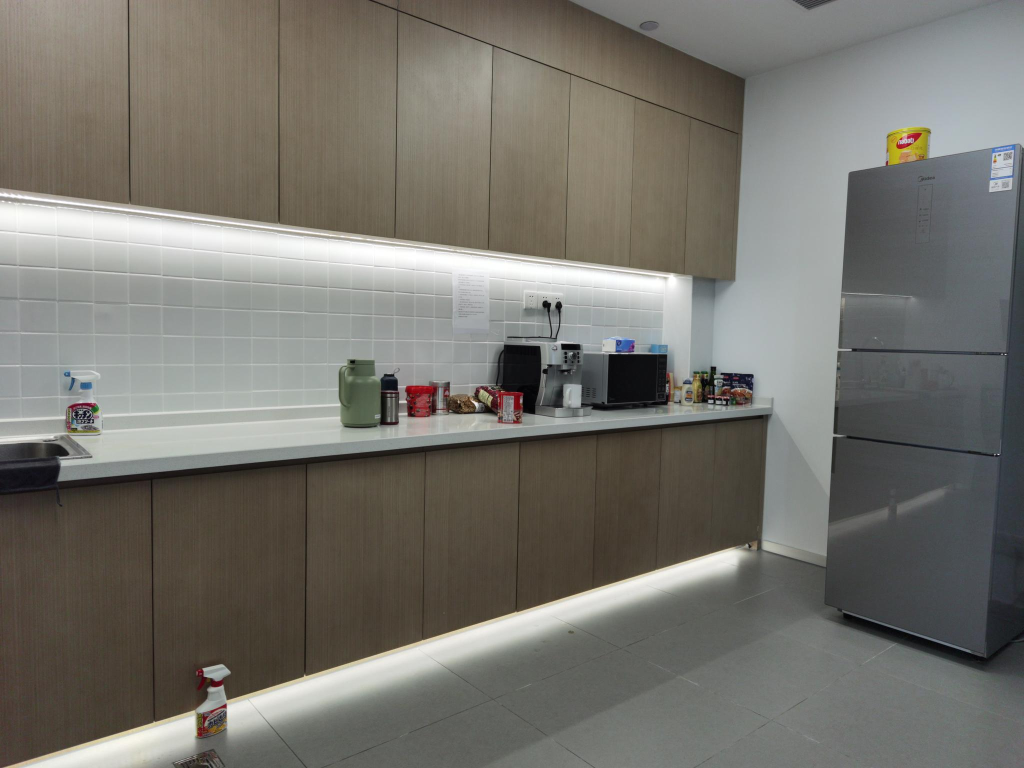
#> input picture test_data/test_4/test_031.jpg, 2048 x 1536 px, found by its file name (shown at 1/2 size)
$ python min_image.py
#> lines starting #> are read from the running program, lines starting #| are printed output that depends on the picture
from PIL import Image

# Open the original image
img_name = "test_031.jpg"
image_path = 'test_data/test_1/'+img_name  # Replace with your image path
image = Image.open(image_path)
#> image is the input picture: PIL image 2048x1536 RGB; mean R, G, B 117.6, 115.5, 108.9

# Calculate the new dimensions
new_width = image.width // 4
#> new_width = 512
new_height = image.height // 4
#> new_height = 384

# Resize the image
smaller_image = image.resize((new_width, new_height), Image.LANCZOS)
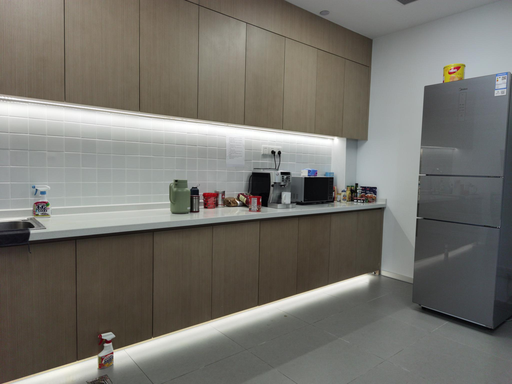
#> smaller_image: PIL image 512x384 RGB; mean R, G, B 117.6, 115.5, 108.9

# Show the smaller image
smaller_image.show()

# Or save the smaller image
smaller_image.save('test_data/test_4/'+img_name)

$ run again, with test_data/test_4/test_002.jpg copied over test_data/test_4/test_031.jpg
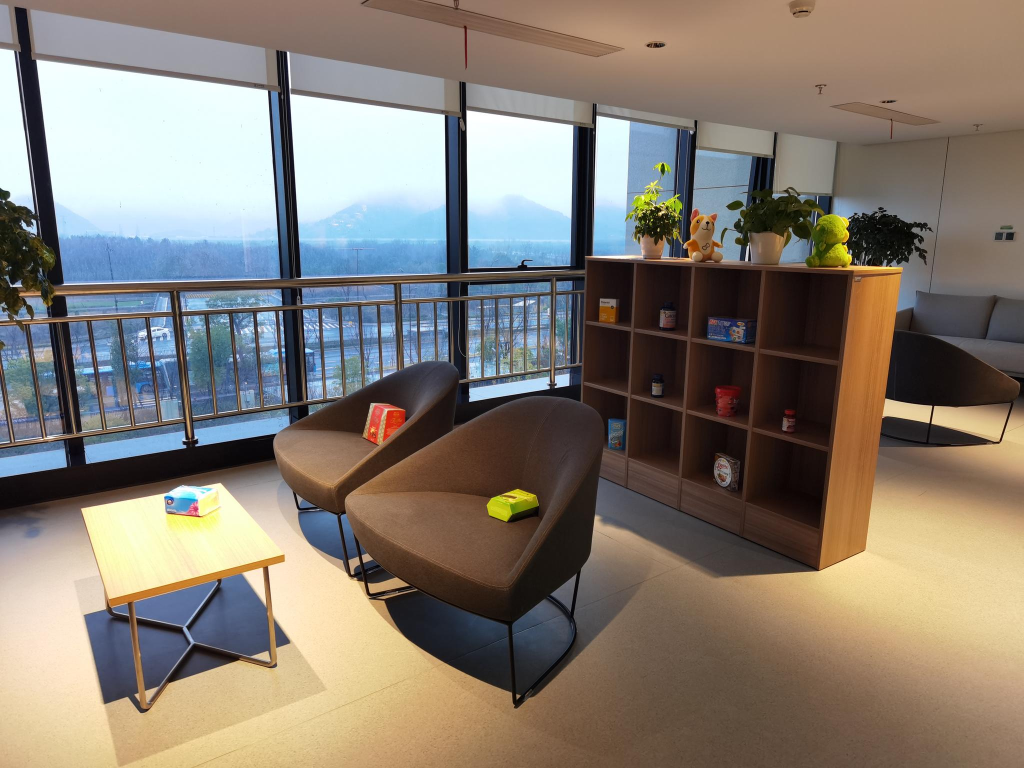
#> input picture test_data/test_4/test_002.jpg, 2048 x 1536 px, found by its file name (shown at 1/2 size)
#> image is the input picture: PIL image 2048x1536 RGB; mean R, G, B 133.6, 124.6, 114.1
#> `smaller_image = image.resize((new_width, new_height), Image.LANCZOS)`:
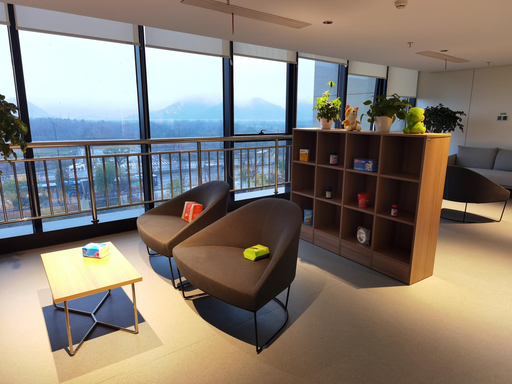
#> smaller_image: PIL image 512x384 RGB; mean R, G, B 133.6, 124.5, 114.1

$ run again, with test_data/test_4/test_012.jpg copied over test_data/test_4/test_031.jpg
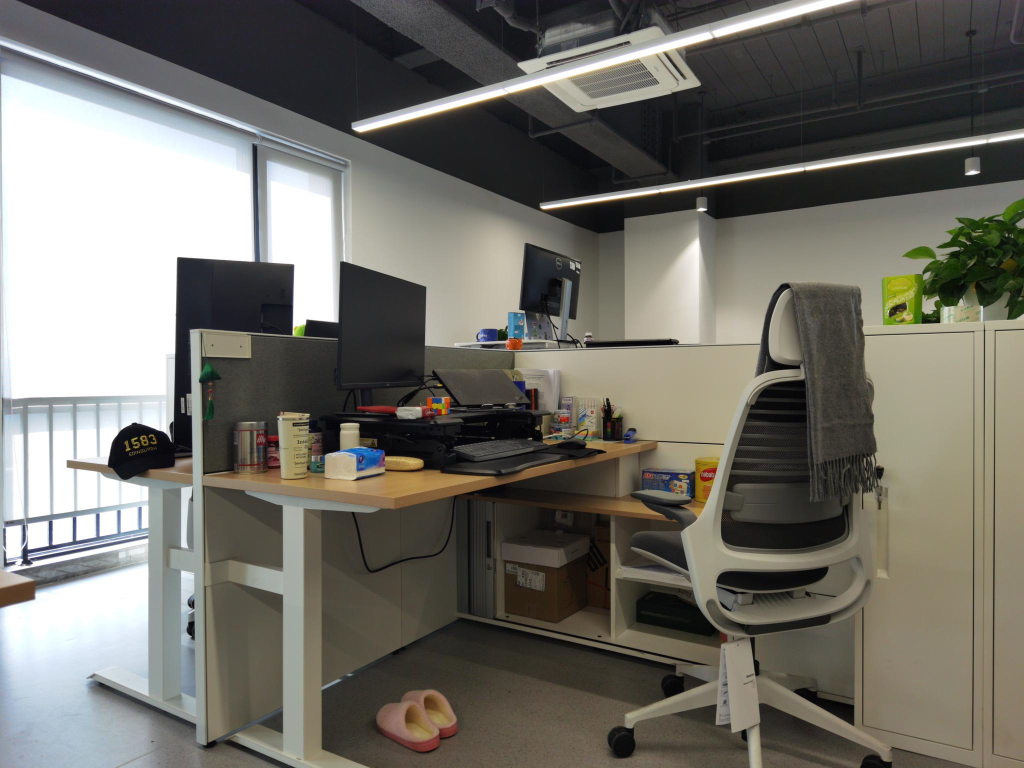
#> input picture test_data/test_4/test_012.jpg, 2048 x 1536 px, found by its file name (shown at 1/2 size)
#> image is the input picture: PIL image 2048x1536 RGB; mean R, G, B 114, 111.8, 104.5
#> `smaller_image = image.resize((new_width, new_height), Image.LANCZOS)`:
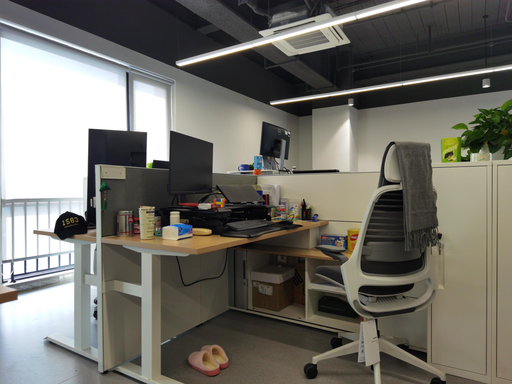
#> smaller_image: PIL image 512x384 RGB; mean R, G, B 113.9, 111.8, 104.5

$ run again, with test_data/test_4/test_021.jpg copied over test_data/test_4/test_031.jpg
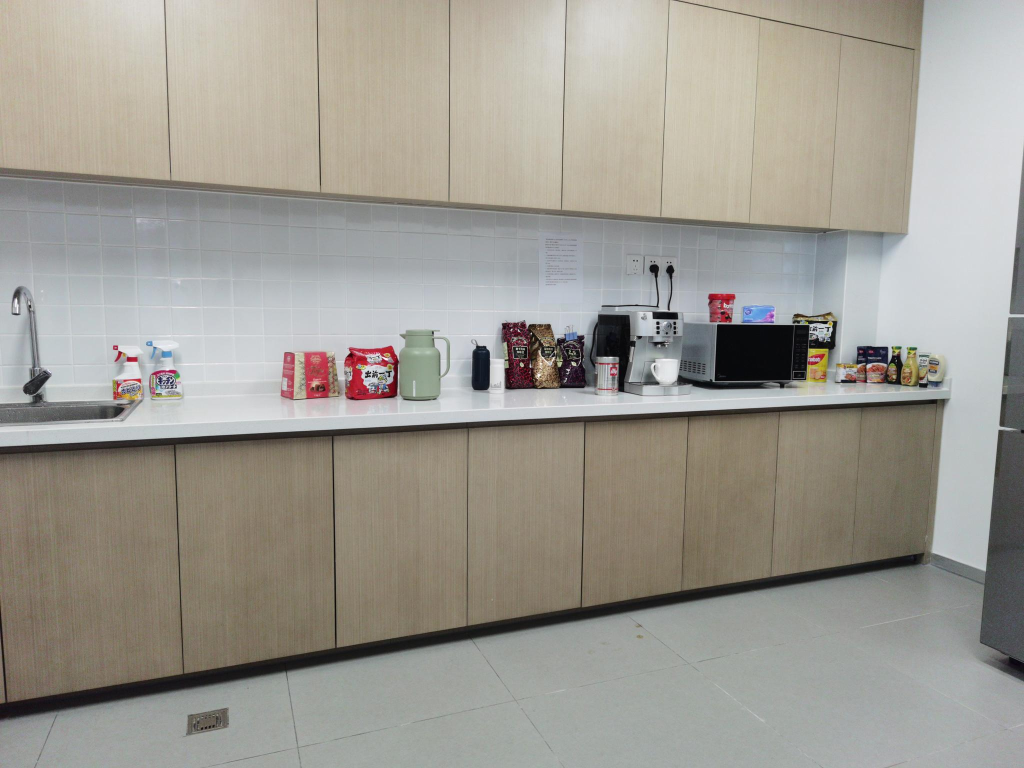
#> input picture test_data/test_4/test_021.jpg, 2048 x 1536 px, found by its file name (shown at 1/2 size)
#> image is the input picture: PIL image 2048x1536 RGB; mean R, G, B 157.5, 154.1, 146
#> `smaller_image = image.resize((new_width, new_height), Image.LANCZOS)`:
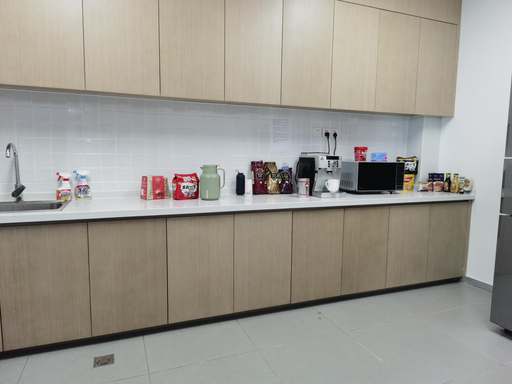
#> smaller_image: PIL image 512x384 RGB; mean R, G, B 157.6, 154.1, 146
